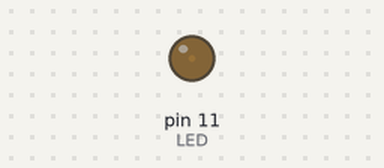
The sketch below on a simulated Arduino Uno, built with avr-gcc and run on an emulated ATmega328P. Parts: output pins drawn as LEDs (lit = HIGH).

Above: at 0.05 s.
At 1.05 s:
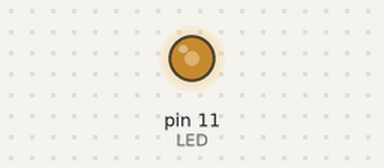
At 1.8 s:
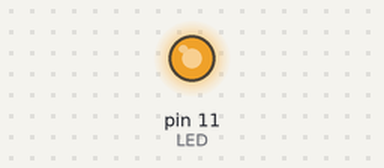
At 3.6 s:
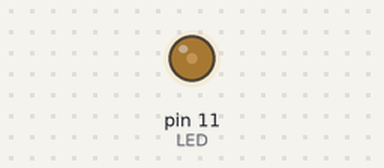
Timing chart, 0 to 5.3 s (numbered marks = the images above):
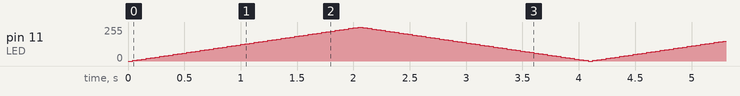

The sketch:

fade_old.ino
```cpp
const int LED = 11;
int brightness = 0;
int fade = 5;

void setup() {
  pinMode (LED, OUTPUT);

}

void loop() {
  analogWrite(LED, brightness);
  brightness = brightness + fade;

  if (brightness == 0 || brightness == 255) {
    fade = -fade;
  }
  delay(40);
}
```
